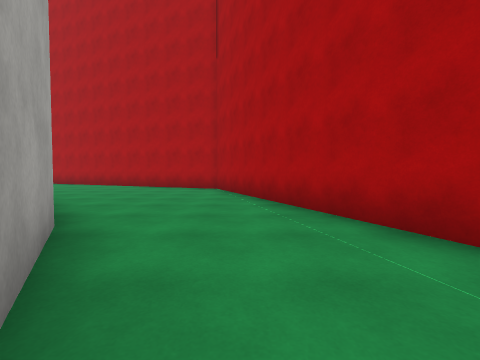
View 1 (above)

12 first-person views from a walk through a Unity game level. The camera is 1.2 m above the floor, tilts 2° down and sees 90° across. The floor is counted in squares, 2 m on a side. Each view is taken from the middle of a square. On the plan, view 1 faces up. The plan holds only what a view shows up to about 9 squares ahead; the rest is blank. The place goes on beyond the plan. The player is left out. Door leaves are left out, so doorways stand open. Surface patterns are stand-ins for the level's own textures.

View 2
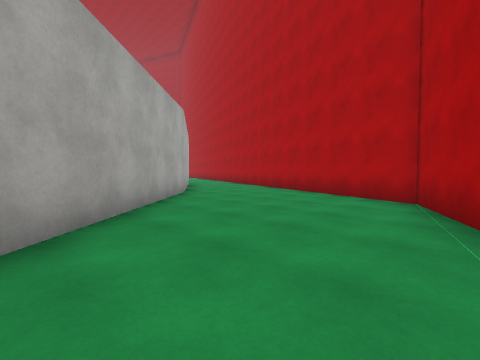

View 3
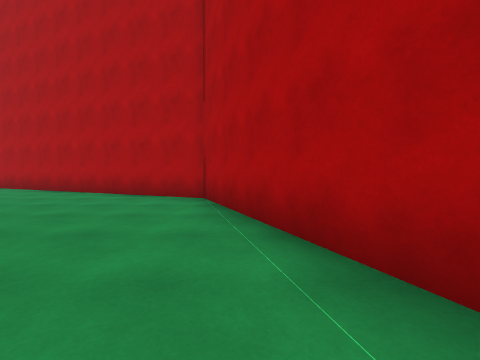

View 4
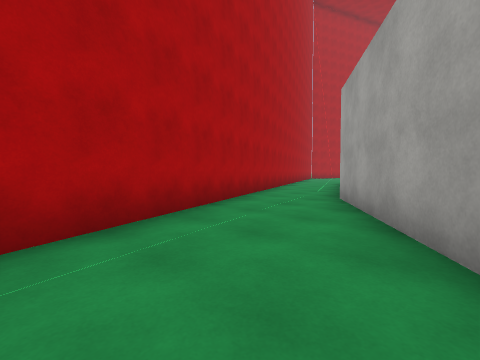

View 5
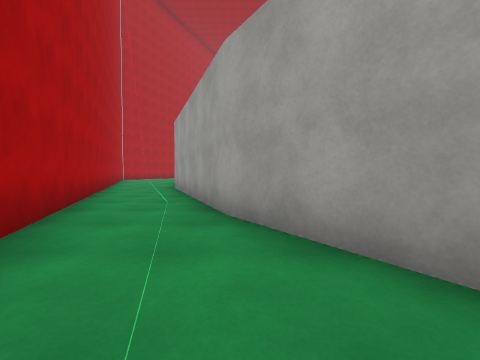

View 6
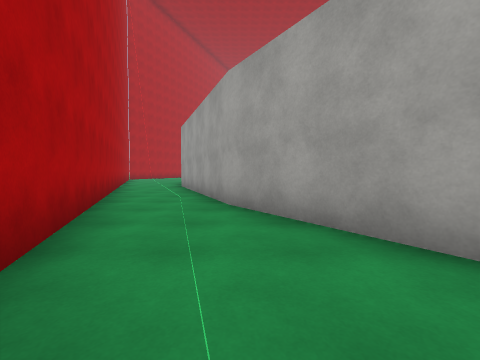

View 7
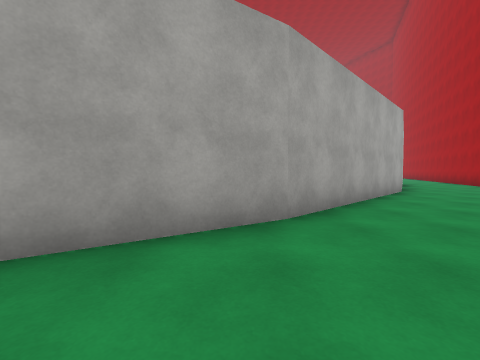

View 8
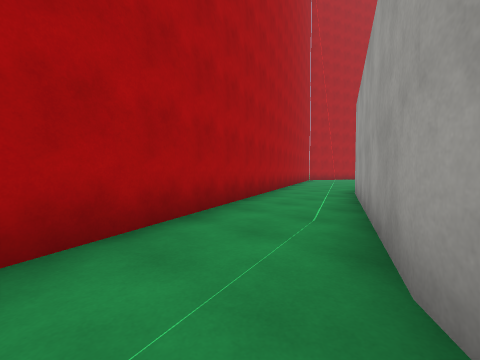

View 9
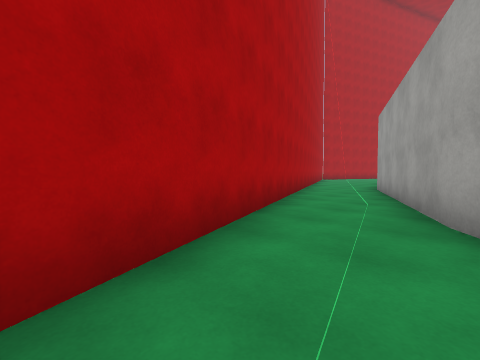

View 10
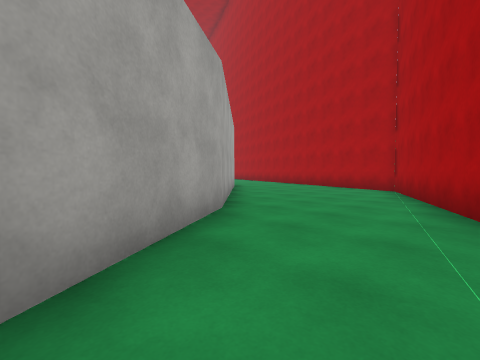

View 11
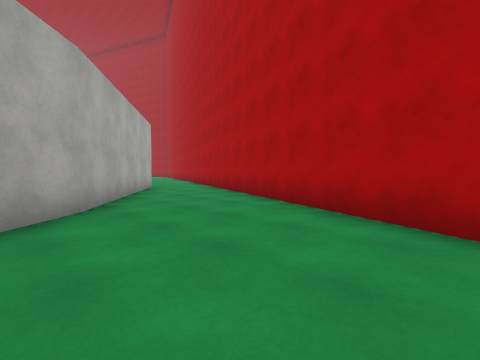

View 12
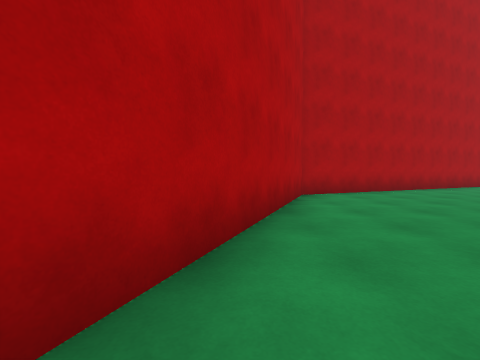

### Floor plan
Ten units are one square. View 1 is at (0, 0); x grows to the right and y downward. Boxes are objects, and circles mark ways between rooms. Rooms are numbered by the first view taken in them; rooms with no view inside come last. Other rooms are left out.
<svg viewBox="-91 -121 158 211">
<path fill="none" stroke="#000" d="M-62 -69 -20 -25M-21 -27 2 8M-86 -85 -61 -68M23 -9 -8 -84 -86 -116M12 23 17 36M2 8 13 24M36 21 23 -9M17 36 34 79M62 85 36 21"/>
<circle cx="10" cy="0" r="3" fill="#2a7"/>
<circle cx="30" cy="30" r="3" fill="#2a7"/>
<text x="-30" y="-60">1</text>
<text x="20" y="10">2</text>
<text x="40" y="60">3</text>
</svg>
Room 1 opens to room 2. Room 2 opens to room 3.

Where each view was taken, in squares from view 1:
view 1: 0 up, 0 right, facing up
view 2: 3 up, 0 right, facing up-left
view 3: 3 up, 0 right, facing up
view 4: 3 up, 1 left, facing down-right
view 5: 1 up, 1 right, facing down
view 6: 2 up, 1 right, facing down
view 7: 2 up, 1 right, facing left
view 8: 1 down, 1 right, facing down-right
view 9: 1 up, 1 right, facing down-right
view 10: 0 up, 1 right, facing up-left
view 11: 6 up, 2 left, facing up-left
view 12: 10 up, 7 left, facing right
